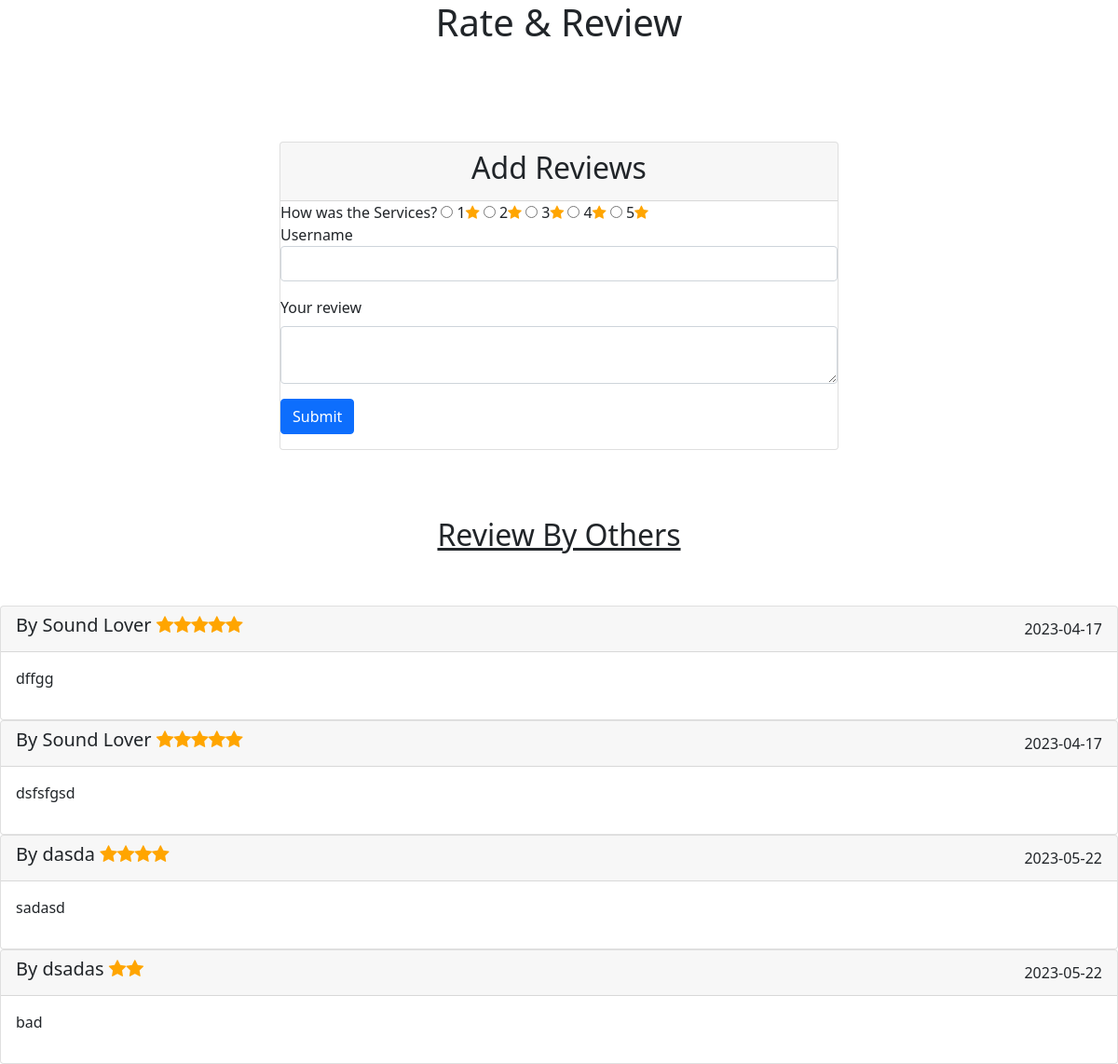
Screenshot of /Review.php with the database file from the repository.
### tables this page shows
CREATE TABLE `review` (
  `reviewid` int(100) NOT NULL,
  `username` text NOT NULL,
  `date` date NOT NULL,
  `content` text NOT NULL,
  `rating` int(5) NOT NULL
);

### Review.php (the view, shortened to what this page needs)
<?php
include_once('Link.php')
?>
<!DOCTYPE html>
<html>
	<head>
		<link rel="stylesheet" href="https://stackpath.bootstrapcdn.com/font-awesome/4.7.0/css/font-awesome.min.css">
		<h1 class="text-center">Rate & Review</h1>
		<br/><br/>
		<br/><br/>
		<div class="card" style="width: 50%; margin-left: auto; margin-right: auto;">
			<div class="card-header text-center">
				<h2>Add Reviews</h3>
			</div>
		<form method="post">
  <div class="mb-3">
	<label for="text" class="form">How was the Services?</label>
	 <input type="radio" name="ratingstars" id="onestar" value="1" required>
	<label for="onestar">1</label><i class="fa fa-star" style="color: orange"></i>
	  <input type="radio" name="ratingstars" id="twostar" value="2">
	<label for="twostar">2</label><i class="fa fa-star" style="color: orange"></i>
	  <input type="radio" name="ratingstars" id="threestar" value="3">
	<label for="threestar">3</label><i class="fa fa-star" style="color: orange"></i>
	  <input type="radio" name="ratingstars" id="fourstar" value="4">
	<label for="fourstar">4</label><i class="fa fa-star" style="color: orange"></i>
	  <input type="radio" name="ratingstars" id="fivestar" value="5">
	<label for="fivestar">5</label><i class="fa fa-star" style="color: orange"></i>
	  <br/>
	<label for="username" class="form">Username</label>
    <input type="text" class="form-control" id="username" name="username" required>
  </div>
  <div class="mb-3">
    <label for="textarea" class="form-label">Your review</label>
    <textarea id="review" name="review" class="form-control" required></textarea>
  </div>
  <button type="submit" class="btn btn-primary center" name="submit" value="submit">Submit</button>
</form>
		</div>
		<br/><br/><br/>
			<h2 class="text-center"><u>Review By Others</u></h2>
		<br/><br/>
			<?php
				$conn = mysqli_connect("localhost", "root", "", "car_rental");
				$sql = "SELECT * from review";
				$result = $conn->query($sql);
				if($result->num_rows > 0)
				{
					while($row = $result->fetch_assoc())
					{
						?>
          	 	 <div class="card">
  				<div class="align-items-center card-header d-flex justify-content-between" id="headingOne"><h5>By <?php echo $row['username']?> <?php
						for($i = 0; $i<$row["rating"]; $i++)
						{
							echo '<i class="fa fa-star" style="color: orange"></i>';
						}?></h5>
						<div class="card-summary">
						<?php echo $row['date']?>
						</div>
				</div>
					 <div class="card-body">
   					 <p><?php echo $row['content'] ?></p>
  					</div>
				</div>
						<?php
					}
				}
				else
				{
					echo "0 Result";
				}
			?>
	</head>
	<body>
	</body>
</html>

### Review.php (style rules this page uses)
body { background:url("Image/reviewbg.jpg")fixed no-repeat;background-size: cover }

### rows the page displays
review: username "Sound Lover", rating 5 (drawn), date "2023-04-17", content "dffgg"
review: username "Sound Lover", rating 5 (drawn), date "2023-04-17", content "dsfsfgsd"
review: username "dasda", rating 4 (drawn), date "2023-05-22", content "sadasd"
review: username "dsadas", rating 2 (drawn), date "2023-05-22", content "bad"
